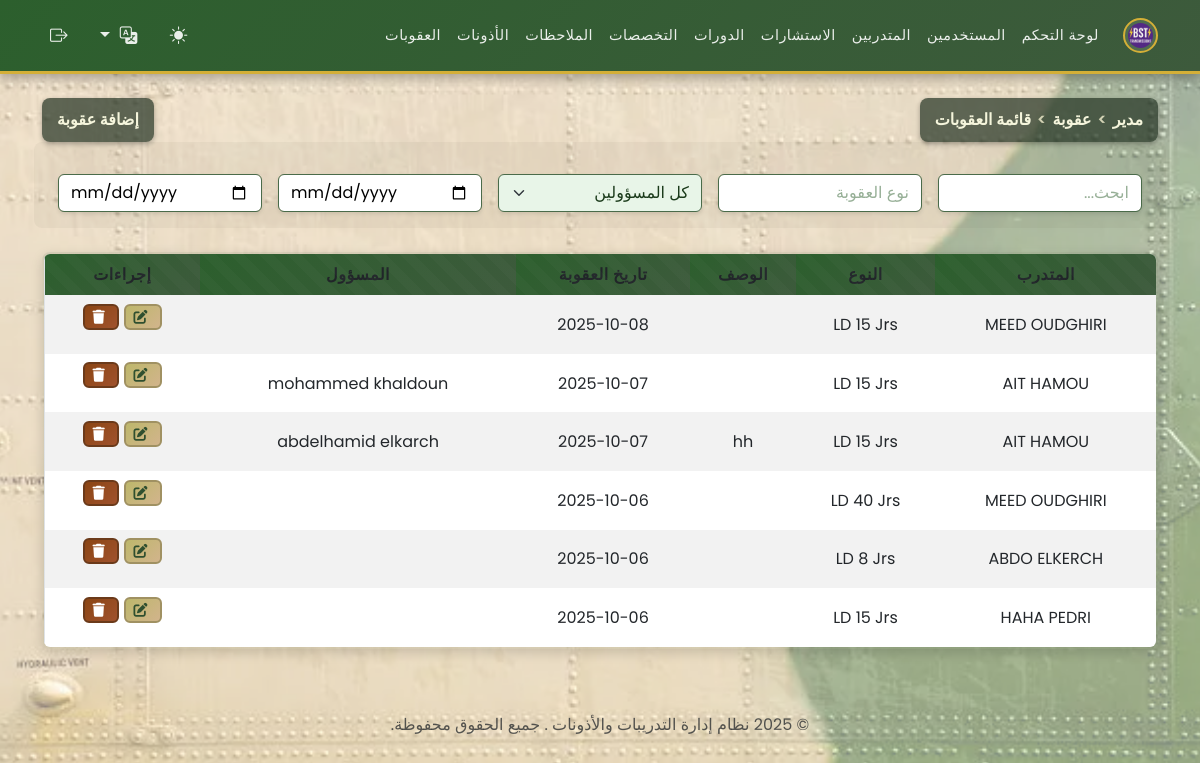
The page /admin/manage_sanctions.php (signed in) on the database its author committed.
### tables this page shows
CREATE TABLE `punitions` (
  `id` int(11) NOT NULL,
  `id_stagiaire` int(11) NOT NULL,
  `type` enum('samedi & dimanche','piquet','permanence','chef de poste','Garde','Corvet','LD 4 Jrs','LD 8 Jrs','LD 10 Jrs','LD 15 Jrs','LD 25 Jrs','LD 30 Jrs','LD 40 Jrs') NOT NULL,
  `description` text DEFAULT NULL,
  `date_punition` date DEFAULT curdate(),
  `auteur_id` int(11) DEFAULT NULL
);

CREATE TABLE `stagiaires` (
  `id` int(11) NOT NULL,
  `matricule` varchar(50) NOT NULL,
  `nom` varchar(100) NOT NULL,
  `prenom` varchar(100) NOT NULL,
  `date_naissance` date DEFAULT NULL,
  `adresse` text DEFAULT NULL,
  `telephone` varchar(20) DEFAULT NULL,
  `email` varchar(100) DEFAULT NULL,
  `groupe_sanguin` enum('A+','A-','B+','B-','AB+','AB-','O+','O-') DEFAULT NULL,
  `photo` varchar(255) DEFAULT NULL,
  `grade` enum('Lieutenant','Sous-Lieutenant','Adjudant Chef','Adjudant','Sergent Chef','Sergent','Caporal Chef','Caporal','2 eme Classe','1er Classe') DEFAULT NULL,
  `date_inscription` date DEFAULT curdate(),
  `id_stage` int(11) NOT NULL,
  `id_specialite` int(11) NOT NULL
);

CREATE TABLE `users` (
  `id` int(11) NOT NULL,
  `username` varchar(50) NOT NULL,
  `password` varchar(255) NOT NULL,
  `role` enum('admin','secretaire','docteur') NOT NULL,
  `nom` varchar(100) DEFAULT NULL,
  `prenom` varchar(100) DEFAULT NULL,
  `email` varchar(100) DEFAULT NULL,
  `created_at` timestamp NOT NULL DEFAULT current_timestamp()
);

### functions.php (called while the page is built, shortened)
<?php
if (isset($_GET['lang'])) {
    $lang = $_GET['lang'];
    $_SESSION['lang'] = $lang;
} elseif (isset($_SESSION['lang'])) {
    $lang = $_SESSION['lang'];
} else {
    $lang = 'ar';
    $_SESSION['lang'] = $lang;
}
$lang_file = __DIR__ . '/lang/' . $lang . '.php';
if (file_exists($lang_file)) {
    $translations = include $lang_file;
} else {
    $translations = include __DIR__ . '/lang/ar.php';
}
?>

### admin/manage_sanctions.php (the view, shortened to what this page needs)
<?php
require '../functions.php';
$sanctions = $pdo->query("
    SELECT pu.*, s.nom, s.prenom, u.nom AS auteur_nom, u.prenom AS auteur_prenom
    FROM punitions pu
    JOIN stagiaires s ON pu.id_stagiaire = s.id
    LEFT JOIN users u ON pu.auteur_id = u.id
    ORDER BY pu.date_punition DESC
")->fetchAll();
?>
<?php include '../templates/header.php'; ?>
<div class="d-flex justify-content-between align-items-center mb-3">
<div class="breadcrumb-header"><?php echo htmlspecialchars($translations['breadcrumb_admin']); ?> <span>></span> <?php echo htmlspecialchars($translations['breadcrumb_sanction']); ?> <span>></span> <?php echo htmlspecialchars($translations['breadcrumb_liste_sanctions']); ?></div>
<button class="breadcrumb-header" data-bs-toggle="modal"
    data-bs-target="#addSanctionModal"><?php echo htmlspecialchars($translations['add_sanction'] ?? 'إضافة عقوبة'); ?></button>
</div>
<div class="mb-3 row g-3 align-items-center">
    <div class="col">
        <input type="text" id="searchInput" class="form-control"
            placeholder="<?php echo htmlspecialchars($translations['search'] ?? 'ابحث...'); ?>">
    </div>
    <div class="col">
        <input type="text" id="filterType" class="form-control"
            placeholder="<?php echo htmlspecialchars($translations['sanction_type'] ?? 'نوع العقوبة'); ?>">
    </div>
    <div class="col">
        <select id="filterAuteur" class="form-select">
            <option value=""><?php echo htmlspecialchars($translations['all_responsibles'] ?? 'كل المسؤولين'); ?>
            </option>
        </select>
    </div>
    <div class="col">
        <input type="date" id="dateFrom" class="form-control"
            placeholder="<?php echo htmlspecialchars($translations['from_date'] ?? 'من تاريخ'); ?>">
    </div>
    <div class="col">
        <input type="date" id="dateTo" class="form-control"
            placeholder="<?php echo htmlspecialchars($translations['to_date'] ?? 'إلى تاريخ'); ?>">
    </div>
</div>
<table class="table table-striped table-responsive" style="border-radius: 0.5rem; overflow: hidden;">
    <thead>
        <tr>
            <th><?php echo htmlspecialchars($translations['trainee'] ?? 'المتدرب'); ?></th>
            <th><?php echo htmlspecialchars($translations['type'] ?? 'النوع'); ?></th>
            <th><?php echo htmlspecialchars($translations['description'] ?? 'الوصف'); ?></th>
            <th><?php echo htmlspecialchars($translations['sanction_date'] ?? 'تاريخ العقوبة'); ?></th>
            <th><?php echo htmlspecialchars($translations['responsible'] ?? 'المسؤول'); ?></th>
            <th><?php echo htmlspecialchars($translations['actions'] ?? 'إجراءات'); ?></th>
        </tr>
    </thead>
    <tbody id="sanctionsTableBody">
        <?php foreach ($sanctions as $sanction): ?>
            <tr data-stagiaire="<?php echo htmlspecialchars($sanction['nom'] . ' ' . $sanction['prenom']); ?>"
                data-type="<?php echo htmlspecialchars($sanction['type']); ?>"
                data-auteur="<?php echo htmlspecialchars($sanction['auteur_id'] ? $sanction['auteur_nom'] . ' ' . $sanction['auteur_prenom'] : ''); ?>"
                data-date="<?php echo $sanction['date_punition']; ?>">
                <td><?php echo htmlspecialchars($sanction['nom'] . ' ' . $sanction['prenom']); ?></td>
                <td><?php echo htmlspecialchars($sanction['type']); ?></td>
                <td><?php echo nl2br(htmlspecialchars($sanction['description'])); ?></td>
                <td><?php echo $sanction['date_punition']; ?></td>
                <td><?php echo htmlspecialchars($sanction['auteur_id'] ? $sanction['auteur_nom'] . ' ' . $sanction['auteur_prenom'] : ''); ?>
                </td>
                <td>
                    <button class="btn btn-sm btn-warning" data-bs-toggle="modal"
                        data-bs-target="#editSanctionModal<?php echo $sanction['id']; ?>"><i class="fas fa-edit"></i></button>
                    <form method="post" action="../actions/delete_sanction.php" style="display:inline-block;"
                        onsubmit="return confirm('<?php echo htmlspecialchars($translations['confirm_delete_sanction']); ?>');">
                        <button type="submit"
                            class="btn btn-sm btn-danger"><i class="fas fa-trash"></i></button>
                    </form>
                </td>
            </tr>
        <?php endforeach; ?>
    </tbody>
</table>
<?php include '../templates/footer.php'; ?>

### rows shown on the page
punitions: id_stagiaire.prenom "MEED OUDGHIRI", type "LD 15 Jrs", date_punition "2025-10-08"
punitions: id_stagiaire.prenom "AIT HAMOU", type "LD 15 Jrs", date_punition "2025-10-07", auteur.prenom "mohammed khaldoun"
punitions: id_stagiaire.prenom "AIT HAMOU", type "LD 15 Jrs", description "hh", date_punition "2025-10-07", auteur.prenom "abdelhamid elkarch"
punitions: id_stagiaire.prenom "MEED OUDGHIRI", type "LD 40 Jrs", date_punition "2025-10-06"
punitions: id_stagiaire.prenom "ABDO ELKERCH", type "LD 8 Jrs", date_punition "2025-10-06"
punitions: id_stagiaire.prenom "HAHA PEDRI", type "LD 15 Jrs", date_punition "2025-10-06"

### other values the page prints
$translations['dashboard'] "لوحة التحكم"
$translations['users'] "المستخدمين"
$translations['trainees'] "المتدربين"
$translations['consultations'] "الاستشارات"
$translations['stages'] "الدورات"
$translations['specialities'] "التخصصات"
$translations['notes'] "الملاحظات"
$translations['permissions'] "الأذونات"
$translations['sanctions'] "العقوبات"
$translations['breadcrumb_admin'] "مدير"
$translations['breadcrumb_sanction'] "عقوبة"
$translations['breadcrumb_liste_sanctions'] "قائمة العقوبات"
$translations['add_sanction'] "إضافة عقوبة"
$translations['trainee'] "المتدرب"
$translations['type'] "النوع"
